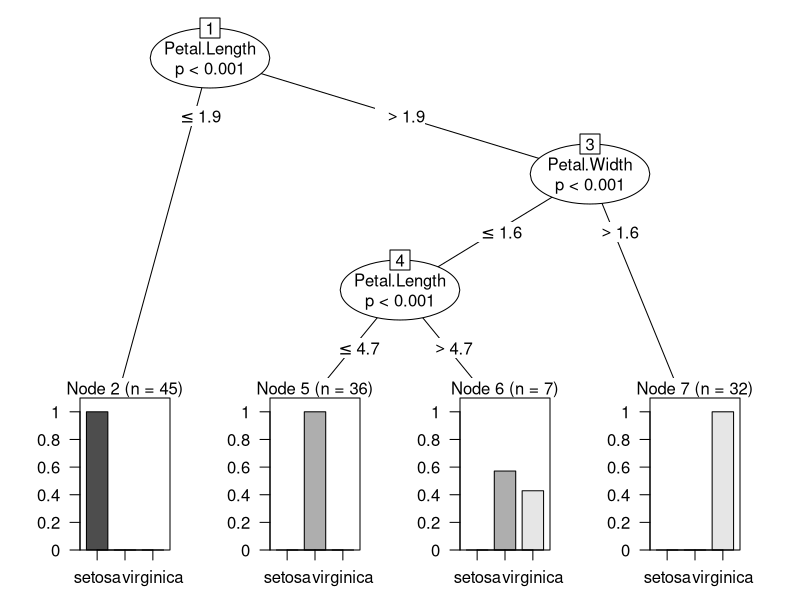
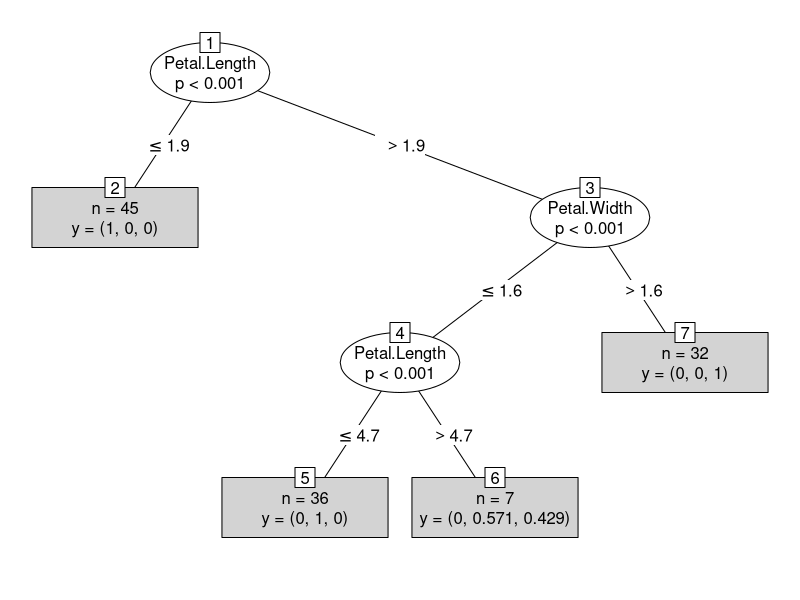
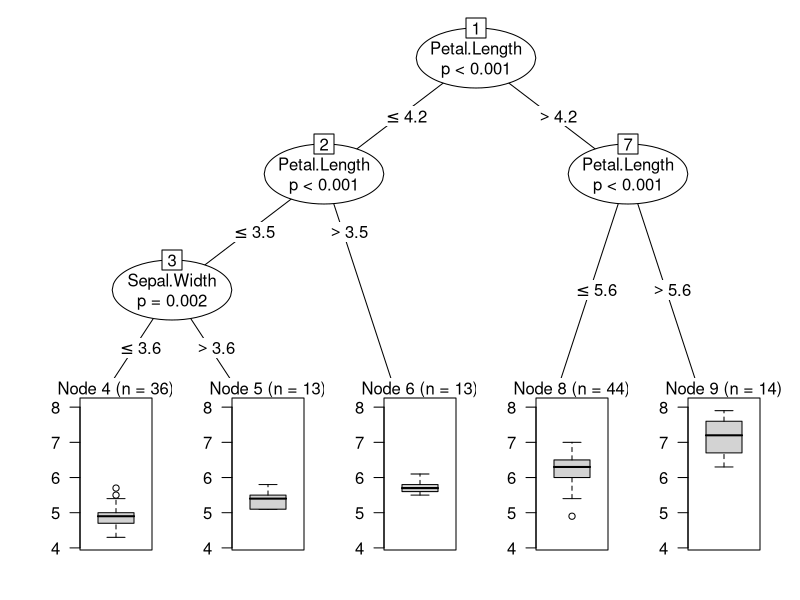

Source code (R) for these figures, in order:
#Dicision_Tree
data("iris")
attach(iris)
summary(iris)
str(iris)
#partition data
set.seed(555)
ind<-sample(2,nrow(iris),replace = TRUE,prob = c(0.8,0.2))
train<-iris[ind==1,]
test<-iris[ind==2,]



set.seed(111)
ind<-sample(2,nrow(iris),replace = TRUE,prob = c(0.8,0.2))
train<-iris[ind==1,]
test<-iris[ind==2,]


#Decision Tree With Party Package
library(party)
tree<-ctree(Species~.,data=train)
print(tree)
#Visualization
plot(tree)
plot(tree,type="simple")
#Prediction 
p1<-predict(tree,train)
p1
p1<-predict(tree,train,type="prob")
p1

#Misclassification Error for Training data
p1<-predict(tree,train)
p1

tab1<-table(Predicted=p1,Actual=train$Species)
tab1
sum(diag(tab1)/sum(tab1))
(42+34+37)/118
#error
1-sum(diag(tab1)/sum(tab1))
#Misclassification for test data
p2<-predict(tree,test)
p2
tab2<-table(Predicted=p2,Actual=test$Species)
tab2

sum(diag(tab2)/sum(tab2))
1-sum(diag(tab2)/sum(tab2))





#For Numerical (Quantitative variable)[Regression_Tree]
tree1<-ctree(Sepal.Length~.,train)
plot(tree1)
